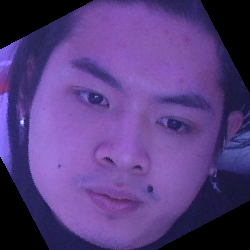
#> input picture aligned-image.png, 250 x 250 px
$ python -i crop_and_align_LFW.py   (imports and definitions only)
#> lines starting #> are read from the running program, lines starting #| are printed output that depends on the picture
### face_detection/face_alignment.py
import numpy as np
import dlib

from PIL import Image

class FaceAlignment():
    def __init__(self):
        self.detector = dlib.get_frontal_face_detector()
        self.predictor = dlib.shape_predictor('face_detection/shape_predictor_5_face_landmarks.dat')

    # [13 lines left out: functions shape_to_normal, get_eyes_nose_dlib, not called in this run]

    def distance(self, a, b):
        return np.sqrt((a[0] - b[0]) ** 2 + (a[1] - b[1]) ** 2)

    def cosine_formula(self, length_line1, length_line2, length_line3):
        cos_a = -(length_line3 ** 2 - length_line2 ** 2 - length_line1 ** 2) / (2 * length_line2 * length_line1)
        return cos_a


    # [61 lines left out: functions is_between, rotate_point, align, not called in this run]

### data/crop_and_align_LFW.py
import os
import cv2
import numpy as np
import matplotlib.pyplot as plt

from face_detection.face_alignment import FaceAlignment

face_cascade = cv2.CascadeClassifier('./face_detection/model/haarcascade_frontalface_default.xml')

output = "./data/images/lfw_aligned/"

def detect_and_align(img_path):
#> called with img_path = '../aligned-image.png'
    img = cv2.imread(img_path)
#> img is the input picture: shape (250, 250, 3); mean B, G, R 127.4, 61.4, 87.6
    img = cv2.cvtColor(img, cv2.COLOR_BGR2RGB)
    detections = detect(img)
#> in detect, `gray = cv2.cvtColor(img, cv2.COLOR_BGR2GRAY)`:
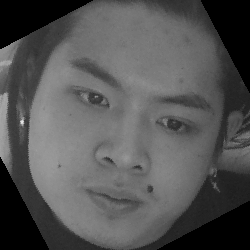
#> gray: shape (250, 250); min 0, max 231, mean 84.2
#> in detect, `faces = face_cascade.detectMultiScale(gray, 1.1, 4)`: faces = [[27, 39, 203, 203]]
#> detections = [[27, 39, 203, 203]]
    try:
        x, y, w, h = select_closest_face(detections,  img.shape[:2])
        cropped_img = crop_img(img, x-20, y-20, w+20, h+20)
    except:
        return

    fa = FaceAlignment()
    try:
        aligned_img = fa.align(cropped_img)
    except:
        aligned_img = cropped_img

    head, fpath = os.path.split(img_path)
    _, folder = os.path.split(head)
    dest = os.path.join(output, folder)
    if not os.path.exists(dest):
        try:
            os.mkdir(dest)
        except:
            print(dest, "already exists")

    save_path = os.path.join(dest, fpath)
    try:
        cv2.imwrite(save_path, aligned_img)
    except:
        pass

def select_closest_face(detections, shape):
#> called with detections = array of shape (1, 4), shape = (250, 250)
    face_dict = {}
    areas = []
    for (x, y, w, h) in detections:
        width, height = w + 40, h + 40
        area = width * height
        face_dict[area] = (x, y, w, h)
        areas.append(area)
#> this loop made 1 pass
#> (x, y, w, h, width, height, area) on pass 1: (27, 39, 203, 203, 243, 243, 59049)
#> after the loop, areas = [59049]; face_dict = {59049: (27, 39, 203, 203)}
#> in detect_and_align, `x, y, w, h = select_closest_face(detections,  img.shape[:2])`: x = 27; y = 39; w = 203

    return face_dict[np.array(areas).max()]

def crop_img(img, x, y, w, h):
#> called with x = 7, y = 19, w = 223, h = 223
    crop_img = img[x-20:x+w+20, y-20:y+h+20]
#> crop_img = 13 rows, first 8: [0, 0, 0], [0, 0, 0], [0, 0, 0], [0, 0, 0], [0, 0, 0], [0, 0, 0], [0, 0, 0], [0, 0, 0]
    crop_img = cv2.resize(crop_img, (224, 224))
#> crop_img: shape (224, 224, 3); every value is 0
    return crop_img

def detect(img):
    gray = cv2.cvtColor(img, cv2.COLOR_BGR2GRAY)
    faces = face_cascade.detectMultiScale(gray, 1.1, 4)
    return faces

#> (the run stopped early here; a loop or call above may not have finished)
